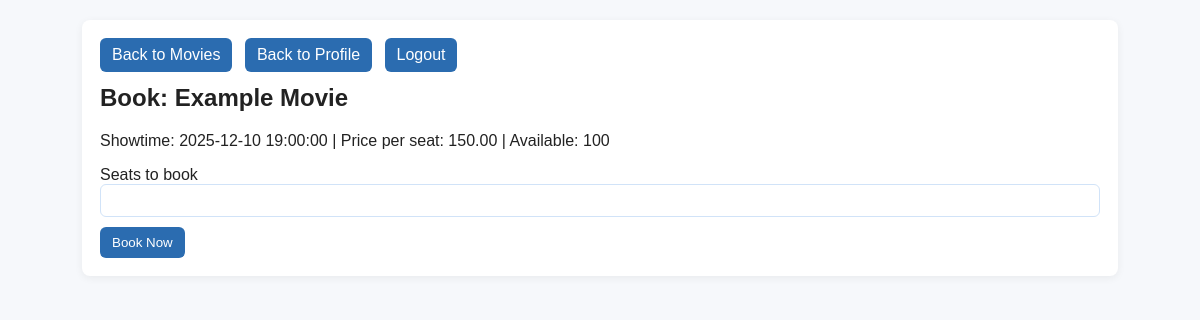
The page /book.php?id=5 (signed in) on the database its author committed.
### tables this page shows
CREATE TABLE movies (
  movie_id INT AUTO_INCREMENT PRIMARY KEY,
  title VARCHAR(255) NOT NULL,
  showtime DATETIME NOT NULL,
  release_date DATE,
  price_per_seat DECIMAL(8,2) NOT NULL DEFAULT 0.00,
  total_seats INT NOT NULL DEFAULT 0,
  theater_id INT NOT NULL,
  genre VARCHAR(100),
  duration VARCHAR(50),
  FOREIGN KEY (theater_id) REFERENCES theaters(theater_id) ON DELETE CASCADE
);

### book.php (the view, shortened to what this page needs)
<?php
require 'db.php';
$movie_id = (int)($_GET['id'] ?? 0);
$stmt = $mysqli->prepare("SELECT m.*, t.theater_number, t.location FROM movies m JOIN theaters t ON m.theater_id = t.theater_id WHERE m.movie_id = ?");
$stmt->bind_param('i',$movie_id);
$stmt->execute();
$movie = $stmt->get_result()->fetch_assoc();
?>
<!doctype html>
<html><head><meta charset="utf-8"><title>Book</title><link rel="stylesheet" href="style.css"></head>
<body>
<div class="container">
  <div class="nav">
    <a class="button" href="movies.php">Back to Movies</a>
    <a class="button" href="profile.php">Back to Profile</a>
    <a class="button" href="logout.php">Logout</a>
  </div>
  <h2>Book: <?php echo htmlspecialchars($movie['title']); ?></h2>
  <p>Showtime: <?php echo htmlspecialchars($movie['showtime']); ?> | Price per seat: <?php echo htmlspecialchars($movie['price_per_seat']); ?> | Available: <?php echo (int)$movie['total_seats']; ?></p>
  <form method="post" action="book.php?id=<?php echo $movie_id; ?>">
    <div class="form-row"><label>Seats to book</label><input type="number" name="seats" min="1" max="<?php echo (int)$movie['total_seats']; ?>" required></div>
    <button class="button" type="submit">Book Now</button>
  </form>
</div>
</body>
</html>

### style.css (style rules this page uses)
body { font-family: Arial, Helvetica, sans-serif; background: #f6f8fb; margin: 0; padding: 20px; color: #222; }
.container { max-width: 1000px; margin: 0 auto; background: #fff; padding: 18px; border-radius: 8px; box-shadow: 0 2px 8px rgba(0,0,0,0.06); }
h1,h2 { margin-top: 0; }
.button { display: inline-block; padding: 8px 12px; border-radius: 6px; text-decoration: none; background: #2b6cb0; color: white; border: 0; cursor: pointer; }
.form-row { margin-bottom: 10px; }
input[type="text"], input[type="email"], input[type="password"], input[type="number"], input[type="datetime-local"], input[type="date"], select, textarea { width: 100%; padding: 8px; box-sizing: border-box; border-radius: 6px; border: 1px solid #d1e3f8; }
.nav { margin-bottom: 12px; }
.nav a { margin-right: 8px; }

### rows shown on the page
movies: title "Example Movie", showtime "2025-12-10 19:00:00", price_per_seat "150.00", total_seats "100"
